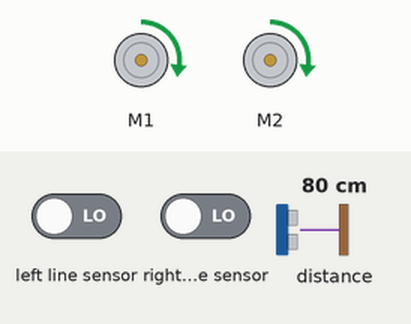
The program below on a simulated BBC micro:bit (MakeCode). Parts: 2 × DC motor (green arrow = forward, orange = backward, longer = faster). Inputs (shaded band) come from the test bench; at power-on: distance to the obstacle 80 cm, left line sensor LOW, right line sensor LOW.

Above: at 1.2 s.
1.3 s: distance to the obstacle set to 12 cm
2.8 s: distance to the obstacle set to 9 cm
At 3.8 s:
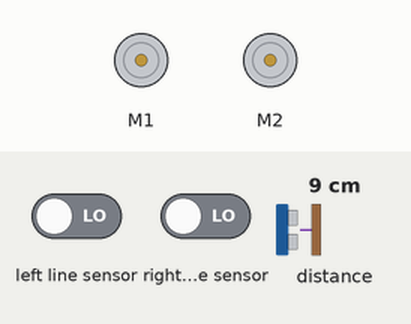
4.3 s: distance to the obstacle set to 18 cm
At 5.2 s:
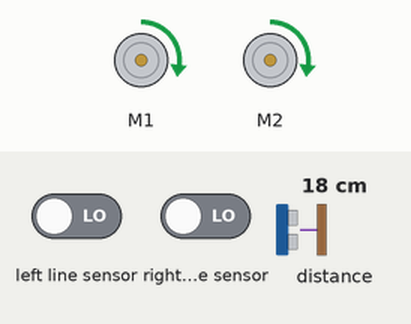
5.8 s: left line sensor driven HIGH
At 6.9 s:
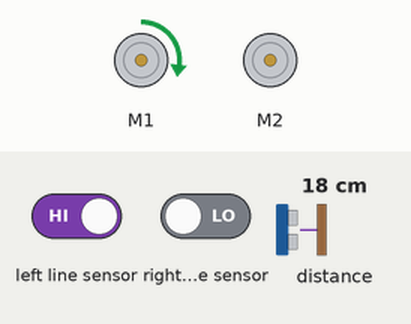
7.3 s: left line sensor driven LOW
At 8.4 s:
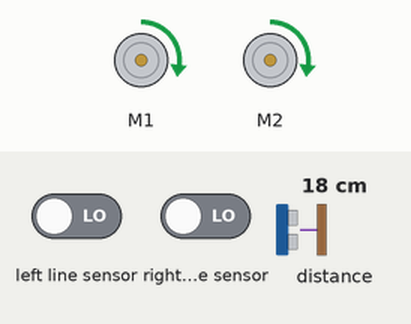
8.8 s: right line sensor driven HIGH
At 9.7 s:
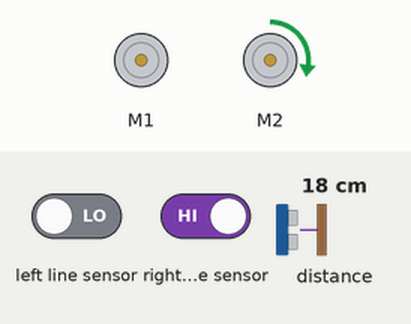
Timing chart, 0 to 11.3 s (numbered marks = the images above; inputs shaded):
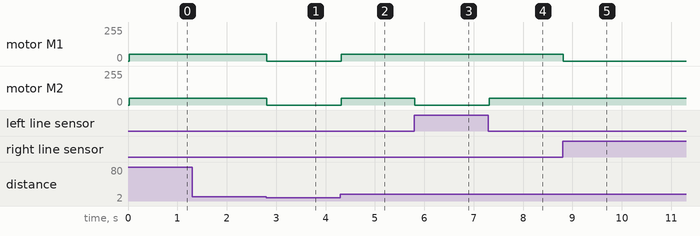

The program:

main.ts
```typescript
basic.forever(function () {
    if (maqueen.sensor(PingUnit.Centimeters) <= 10) {
        maqueen.motorStopAll()
    } else {
        if (maqueen.readPatrol(maqueen.Patrol.PatrolLeft) == 0 && maqueen.readPatrol(maqueen.Patrol.PatrolRight) == 0) {
            maqueen.MotorRun(maqueen.aMotors.M1, maqueen.Dir.CW, 50)
            maqueen.MotorRun(maqueen.aMotors.M2, maqueen.Dir.CW, 50)
        } else {
            if (maqueen.readPatrol(maqueen.Patrol.PatrolLeft) == 0 && maqueen.readPatrol(maqueen.Patrol.PatrolRight) == 1) {
                maqueen.MotorRun(maqueen.aMotors.M1, maqueen.Dir.CW, 0)
                maqueen.MotorRun(maqueen.aMotors.M2, maqueen.Dir.CW, 50)
                if (maqueen.readPatrol(maqueen.Patrol.PatrolLeft) == 1 && maqueen.readPatrol(maqueen.Patrol.PatrolRight) == 1) {
                    maqueen.MotorRun(maqueen.aMotors.M1, maqueen.Dir.CW, 0)
                    maqueen.MotorRun(maqueen.aMotors.M2, maqueen.Dir.CW, 50)
                }
            } else {
                if (maqueen.readPatrol(maqueen.Patrol.PatrolLeft) == 1 && maqueen.readPatrol(maqueen.Patrol.PatrolRight) == 0) {
                    maqueen.MotorRun(maqueen.aMotors.M1, maqueen.Dir.CW, 50)
                    maqueen.MotorRun(maqueen.aMotors.M2, maqueen.Dir.CW, 0)
                    if (maqueen.readPatrol(maqueen.Patrol.PatrolLeft) == 1 && maqueen.readPatrol(maqueen.Patrol.PatrolRight) == 1) {
                        maqueen.MotorRun(maqueen.aMotors.M1, maqueen.Dir.CW, 50)
                        maqueen.MotorRun(maqueen.aMotors.M2, maqueen.Dir.CW, 0)
                    }
                }
            }
        }
    }
})
```

test.ts
```typescript
// aquí va el archivo "tests"; esto no se compilará cuando este paquete se utilice como una extensión.
```

Measured:
- the behaviour switches between 11 and 10 cm on distance to the obstacle (found by bisection; images 0 and 1)
- after the input at 1.3 s, every drawn part: stays the same
- after the input at 2.8 s, motor M1, motor M2: forward 50/255 → stopped at once
- after the input at 4.3 s, motor M1, motor M2: stopped → forward 50/255 at once
- after the input at 5.8 s, motor M2: forward 50/255 → stopped at once
- after the input at 7.3 s, motor M2: stopped → forward 50/255 at once
- after the input at 8.8 s, motor M1: forward 50/255 → stopped at once
